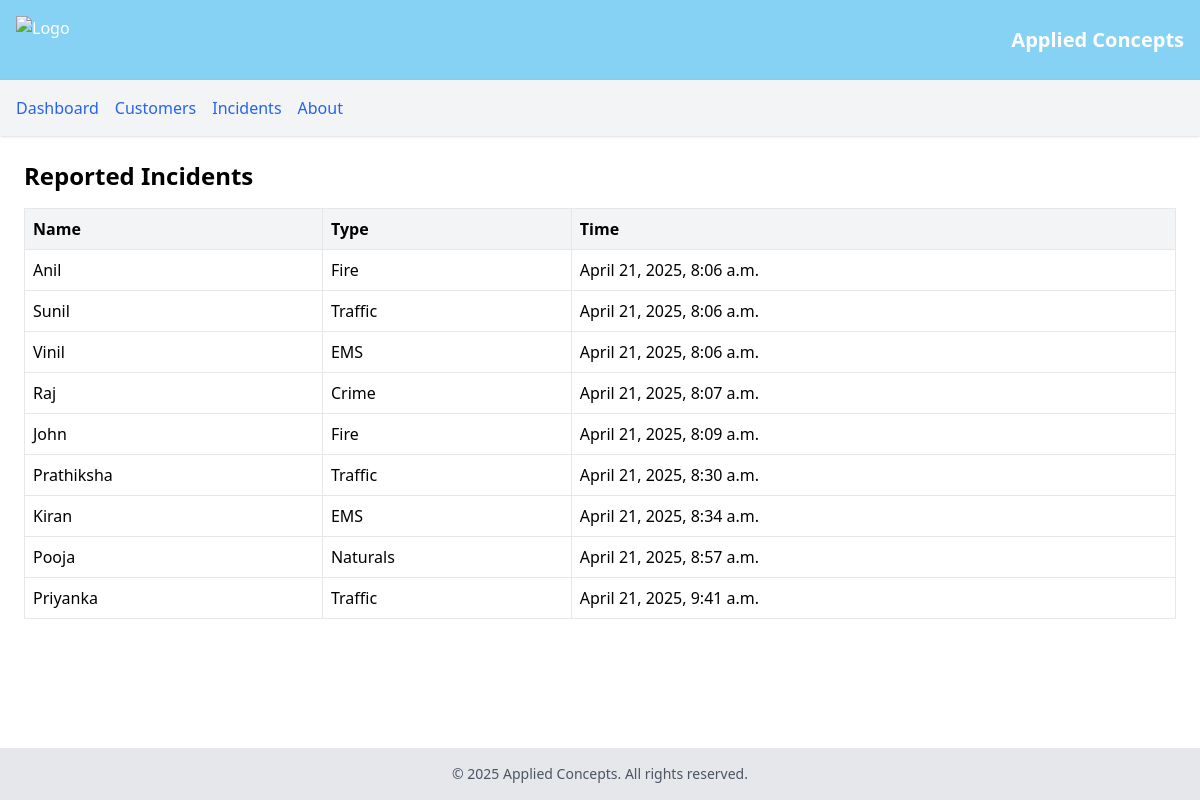
The app's page /customers/ with its own data.
### navmain/models.py (models this page shows, shortened)
class Incident(models.Model):
    INCIDENT_TYPES = [
        ('fire', 'Fire'),
        ('ems', 'EMS'),
        ('traffic', 'Traffic'),
        ('crime', 'Crime'),
        ('naturals', 'Naturals')
    ]
    name = models.CharField(max_length=50)
    location = models.CharField(max_length=50)
    age = models.IntegerField(default=0)
    incident_type = models.CharField(max_length=10, choices=INCIDENT_TYPES)
    description = models.TextField()
    timestamp = models.DateTimeField(auto_now_add=True)

### navmain/views.py (the view)
# urls.py: path('customers/', views.customers, name='customers'),
def customers(request):
    incidents = Incident.objects.all().order_by('timestamp')
    context = {
        "incidents": incidents
    }
    return render(request, 'navmain/customers.html', context=context)

### navmain/templates/navmain/customers.html (shortened to what this page needs)
{% extends 'navmain/base.html' %}
{% block content %}
<h2 class="text-2xl font-bold mb-4">Reported Incidents</h2>
<table class="min-w-full table-auto border-collapse border border-gray-300">
    <thead class="bg-gray-100">
        <tr>
            <th class="border p-2 text-left">Name</th>
            <th class="border p-2 text-left">Type</th>
            <th class="border p-2 text-left">Time</th>
        </tr>
    </thead>
    <tbody>
        {% for incident in incidents %}
        <tr>
            <td class="border p-2">{{ incident.name }}</td>
            <td class="border p-2">{{ incident.get_incident_type_display }}</td>
            <td class="border p-2">{{ incident.timestamp }}</td>
        </tr>
        {% empty %}
        <tr>
            <td colspan="3" class="border p-2 text-center">No incidents yet.</td>
        </tr>
        {% endfor %}
    </tbody>
</table>
{% endblock %}

### navmain/templates/navmain/base.html (shortened to what this page needs)
<!DOCTYPE html>
<html lang="en">
<head>
    <script src="https://cdn.tailwindcss.com"></script>
</head>
<body class="flex flex-col min-h-screen">
    <header class="bg-sky-500/50 text-white p-4 flex items-center justify-between">
        <img src="https://www.freepnglogos.com/uploads/company-logo-png/company-logo-transparent-png-19.png" alt="Logo" class="h-12">
        <h1 class="text-xl font-bold">Applied Concepts</h1>
    </header>
    <nav class="bg-gray-100 shadow p-4">
        <ul class="flex space-x-4">
            <li><a href="{% url 'dashboard' %}" class="text-blue-600 hover:underline">Dashboard</a></li>
            <li><a href="{% url 'customers' %}" class="text-blue-600 hover:underline">Customers</a></li>
            <li><a href="{% url 'incidents' %}" class="text-blue-600 hover:underline">Incidents</a></li>
            <li><a href="{% url 'about' %}" class="text-blue-600 hover:underline">About</a></li>
        </ul>
    </nav>
    <main class="flex-grow p-6">
        {% block content %}
        {% endblock %}
    </main>
    <footer class="bg-gray-200 p-4 text-center text-sm text-gray-600">
        &copy; 2025 Applied Concepts. All rights reserved.
    </footer>
</body>
</html>

### records on screen
Incident: name "Anil", incident_type "Fire", timestamp "April 21, 2025, 8:06 a.m."
Incident: name "Sunil", incident_type "Traffic", timestamp "April 21, 2025, 8:06 a.m."
Incident: name "Vinil", incident_type "EMS", timestamp "April 21, 2025, 8:06 a.m."
Incident: name "Raj", incident_type "Crime", timestamp "April 21, 2025, 8:07 a.m."
Incident: name "John", incident_type "Fire", timestamp "April 21, 2025, 8:09 a.m."
Incident: name "Prathiksha", incident_type "Traffic", timestamp "April 21, 2025, 8:30 a.m."
Incident: name "Kiran", incident_type "EMS", timestamp "April 21, 2025, 8:34 a.m."
Incident: name "Pooja", incident_type "Naturals", timestamp "April 21, 2025, 8:57 a.m."
Incident: name "Priyanka", incident_type "Traffic", timestamp "April 21, 2025, 9:41 a.m."
